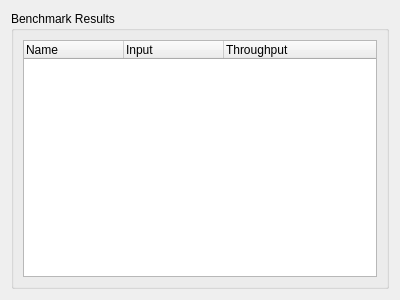
<?xml version="1.0" encoding="UTF-8"?>
<ui version="4.0">
 <class>Elpida::BenchmarkResultsView</class>
 <widget class="QWidget" name="Elpida::BenchmarkResultsView">
  <property name="geometry">
   <rect>
    <x>0</x>
    <y>0</y>
    <width>400</width>
    <height>300</height>
   </rect>
  </property>
  <property name="windowTitle">
   <string>Form</string>
  </property>
  <layout class="QHBoxLayout" name="horizontalLayout">
   <item>
    <widget class="QGroupBox" name="gbBenchmarkResults">
     <property name="title">
      <string>Benchmark Results</string>
     </property>
     <layout class="QHBoxLayout" name="horizontalLayout_2">
      <item>
       <widget class="QTreeWidget" name="twResultList">
        <property name="columnCount">
         <number>3</number>
        </property>
        <column>
         <property name="text">
          <string>Name</string>
         </property>
        </column>
        <column>
         <property name="text">
          <string>Input</string>
         </property>
        </column>
        <column>
         <property name="text">
          <string>Throughput</string>
         </property>
        </column>
       </widget>
      </item>
     </layout>
    </widget>
   </item>
  </layout>
 </widget>
 <resources/>
 <connections/>
</ui>
